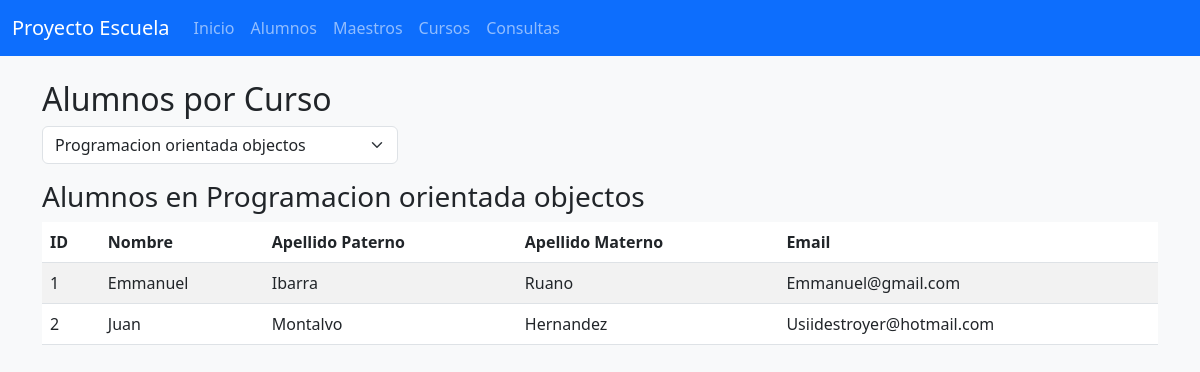
The page /consultas/alumnos-por-curso?curso_id=1 on the database its author committed.
### models.py (models this page shows, shortened)
class Curso(db.Model):
    __tablename__ = 'cursos'
    id = db.Column(db.Integer, primary_key=True)
    nombre = db.Column(db.String(150), nullable=False)
    descripcion = db.Column(db.Text)
    maestro_id = db.Column(
        db.Integer,
        db.ForeignKey('maestros.matricula'),
        nullable=False
    )
    maestro = db.relationship('Maestros', back_populates='cursos')
    inscripciones = db.relationship('Inscripcion', back_populates='curso', cascade='all, delete-orphan')
    @property
    def alumnos(self):
        return [i.alumno for i in self.inscripciones]

class Alumnos(db.Model):
    __tablename__ = 'alumnos'
    id = db.Column(db.Integer, primary_key=True)
    nombre = db.Column(db.String(250), nullable=False)
    apaterno = db.Column(db.String(50), nullable=False)
    amaterno = db.Column(db.String(150), nullable=False)
    edad = db.Column(db.Integer, nullable=False)
    email = db.Column(db.String(50), nullable=False)
    created_date = db.Column(db.DateTime, default=datetime.datetime.now)
    inscripciones = db.relationship('Inscripcion', back_populates='alumno', cascade='all, delete-orphan')

### consultas/routes.py (the view)
@consultas_bp.route("/consultas/alumnos-por-curso", methods=["GET"])
def alumnos_por_curso():
    cursos = Curso.query.all()
    selected_curso_id = request.args.get('curso_id')
    alumnos = []
    curso_seleccionado = None
    if selected_curso_id:
        curso_seleccionado = db.session.get(Curso, int(selected_curso_id))
        if curso_seleccionado:
            alumnos = curso_seleccionado.alumnos
    return render_template("consultas/alumnos_por_curso.html", cursos=cursos, alumnos=alumnos, curso_seleccionado=curso_seleccionado)

### templates/consultas/alumnos_por_curso.html (shortened to what this page needs)
{% extends "layout.html" %}
{% block container %}
<div class="row">
    <div class="col-12">
        <h2>Alumnos por Curso</h2>
        <form method="GET" class="mb-3">
            <div class="row">
                <div class="col-md-4">
                    <select name="curso_id" class="form-select" onchange="this.form.submit()">
                        {% for curso in cursos %}
                        <option value="{{ curso.id }}" {% if curso_seleccionado and curso_seleccionado.id == curso.id %}selected{% endif %}>{{ curso.nombre }}</option>
                        {% endfor %}
                    </select>
                </div>
            </div>
        </form>
        {% if curso_seleccionado %}
        <h3>Alumnos en {{ curso_seleccionado.nombre }}</h3>
        <table class="table table-striped">
            <thead>
                <tr>
                    <th>ID</th>
                    <th>Nombre</th>
                    <th>Apellido Paterno</th>
                    <th>Apellido Materno</th>
                    <th>Email</th>
                </tr>
            </thead>
            <tbody>
                {% for alumno in alumnos %}
                <tr>
                    <td>{{ alumno.id }}</td>
                    <td>{{ alumno.nombre }}</td>
                    <td>{{ alumno.apaterno }}</td>
                    <td>{{ alumno.amaterno }}</td>
                    <td>{{ alumno.email }}</td>
                </tr>
                {% endfor %}
            </tbody>
        </table>
        {% endif %}
    </div>
</div>
{% endblock %}

### rows shown on the page
Curso: nombre "Programacion orientada objectos"
Alumnos: id "1", nombre "Emmanuel", apaterno "Ibarra", amaterno "Ruano", email "Emmanuel@gmail.com"
Alumnos: id "2", nombre "Juan", apaterno "Montalvo", amaterno "Hernandez", email "Usiidestroyer@hotmail.com"

### other values the page prints
form field curso_id "Programacion orientada objectos"
